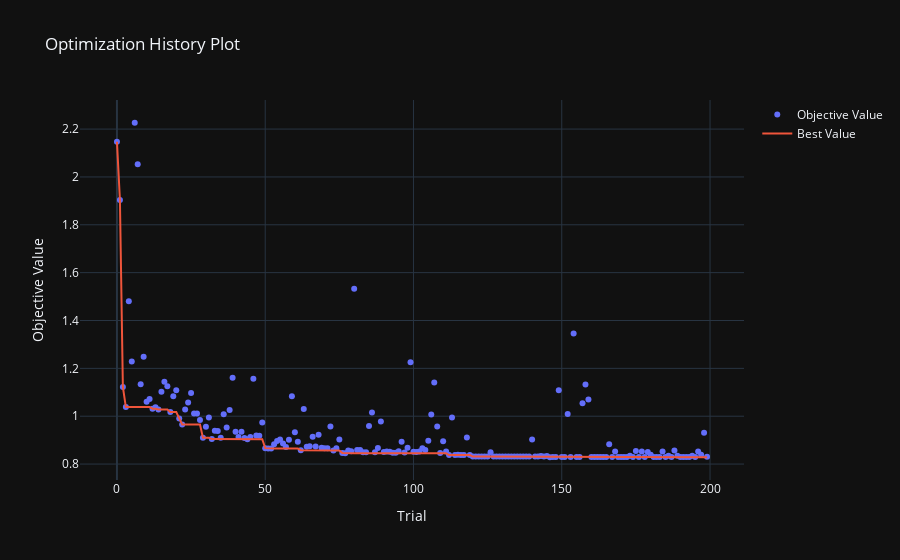

The code cell stored with this chart in its notebook:
### Code cell
fig = plot_optimization_history(study_rf)
fig.show()

### Figure 1 — Plotly figure (JSON) as saved in the notebook; plotly's stock layout.template omitted (floating-point values rounded to 4 significant figures; data arrays with more than 128 entries replaced by an {"elided": "..."} marker saying what was removed)
{"data": [{"mode": "markers", "name": "Objective Value", "type": "scatter", "x": {"elided": "200 int values"}, "y": {"elided": "200 float values"}}, {"mode": "lines", "name": "Best Value", "type": "scatter", "x": {"elided": "200 int values"}, "y": {"elided": "200 float values"}}, {"marker": {"color": "#cccccc"}, "mode": "markers", "name": "Infeasible Trial", "showlegend": false, "type": "scatter", "x": [], "y": []}], "layout": {"title": {"text": "Optimization History Plot"}, "xaxis": {"title": {"text": "Trial"}}, "yaxis": {"title": {"text": "Objective Value"}}}}
